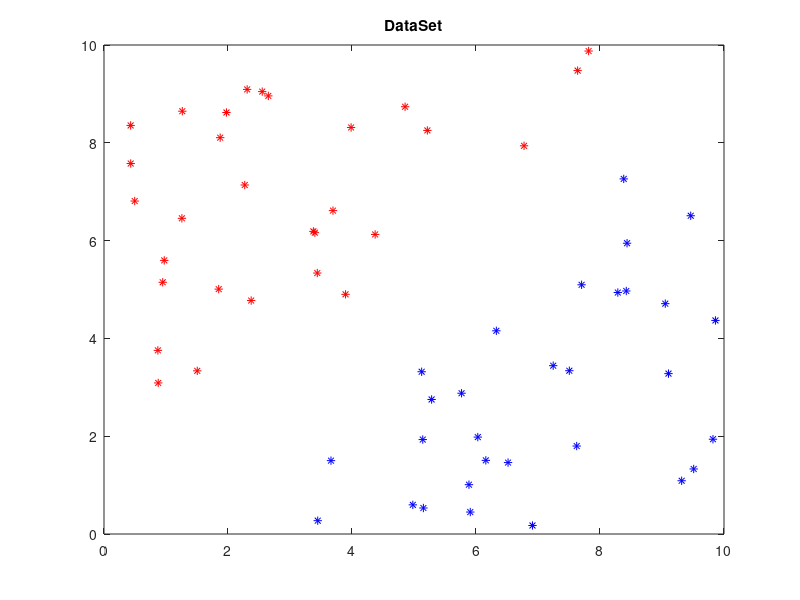

Source code (MATLAB): (Note: this script raises an error after producing the figure.)
%% 
% *Linear Support Vector Machine - Dual Model*
% 
% Find the separating hyperplane with maximum margin for the data set given 
% by A and B by solving the dual problem.

A = [0.4952    6.8088    
    2.6505    8.9590    
    3.4403    5.3366    
    3.4010    6.1624    
    5.2153    8.2529    
    7.6393    9.4764    
    1.5041    3.3370    
    3.9855    8.3138    
    1.8500    5.0079    
    1.2631    8.6463    
    3.8957    4.9014    
    1.9751    8.6199    
    1.2565    6.4558    
    4.3732    6.1261    
    0.4297    8.3551    
    3.6931    6.6134    
    7.8164    9.8767    
    4.8561    8.7376    
    6.7750    7.9386    
    2.3734    4.7740 
    0.8746    3.0892  
    2.3088    9.0919   
    2.5520    9.0469  
    3.3773    6.1886  
    0.8690    3.7550   
    1.8738    8.1053   
    0.9469    5.1476   
    0.9718    5.5951   
    0.4309    7.5763   
    2.2699    7.1371];

B = [7.2450    3.4422
   7.7030    5.0965 
   5.7670    2.8791 
   3.6610    1.5002  
   9.4633    6.5084
   9.8221    1.9383 
   8.2874    4.9380 
   5.9078    0.4489 
   4.9810    0.5962 
   5.1516    0.5319 
   8.4363    5.9467  
   8.4240    4.9696  
   7.6240    1.7988
   3.4473    0.2725 
   9.0528    4.7106  
   9.1046    3.2798   
   6.9110    0.1745  
   5.1235    3.3181  
   7.5051    3.3392  
   6.3283    4.1555   
   6.1585    1.5058
   8.3827    7.2617 
   5.2841    2.7510 
   5.1412    1.9314
   6.0290    1.9818  
   5.8863    1.0087  
   9.5110    1.3298 
   9.3170    1.0890  
   6.5170    1.4606   
   9.8621    4.3674];
%%
plot(A(:,1), A(:,2), 'r*', ...
    B(:,1), B(:,2), 'b*');
title("DataSet");
%%
% Set Environment Values
T = [A;B];
nA = size(A,1);
nB = size(B,1);

y = [ones(nA,1); -ones(nB,1)];
l = length(y);

Q = zeros(l,l);
f = -ones(l,1);
lb = zeros(l,1);

% Set Q
for i = 1:l
    for j = 1:l
        Q(i,j) = y(i)*y(j)*T(i,:)*T(j,:)';
    end 
end


% Set of Problem
options = optimset('LargeScale', 'off', 'Display', 'off');
lambda = quadprog(Q,f,[],[],y',0,lb,[],[],options);


% Get w dual
w = zeros(2,1);
for i = 1:l
    w = w + lambda(i)*y(i)*T(i,:)'; 
end

% Get b dual
indicator = find(lambda > 1e-3);
i = indicator(1);
b = 1/y(i) - w'*T(i,:)';


% Plot the solution
x = 0:0.1:10;
u = (-w(1)/w(2)).*x - b/w(2);
v = (-w(1)/w(2)).*x + (1-b)/w(2);
vv = (-w(1)/w(2)).*x + (-1-b)/w(2);

plot(A(:,1), A(:,2), 'r*', ...
     B(:,1), B(:,2), 'b*', ...
     x,u,'k-', ...
     x,v, 'r-', ...
     x,vv, 'b-');
title("Linear SVM Dual Model")

% Support Points
support = find(lambda > 1e-3);
support_A = support(support <= nA);
support_B = support(support > nA) - nA;

hold on 
plot(A(support_A,1), A(support_A,2), 'ro', ...
     B(support_B,1), B(support_B,2), 'bo', 'LineWidth',3);
xlim([0 10]);
ylim([0 10]);
hold off